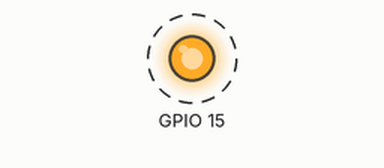
This program was run on a simulated Raspberry Pi (BCM pin numbers). Shown: output pins drawn as LEDs (lit = HIGH). Dashed ring = blinking. What the program prints to the terminal is not drawn. At 2.0 s the program stops and its outputs stay as they are.

Above: at 0.2 s.
Timing chart, 0 to 3.0 s (numbered marks = the images above):
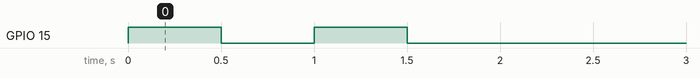

Measured:
- by itself, GPIO 15: alternates HIGH for 0.50 s and LOW for 0.50 s, 4 changes in all, then stays LOW

The program:

blink_slow.py
```python
import RPi.GPIO as GPIO
import time
GPIO.setmode(GPIO.BCM)
GPIO.setwarnings(False)
GPIO.setup(15,GPIO.OUT)
for i in range(0,2):
	print "LED on"
	GPIO.output(15,GPIO.HIGH)
	time.sleep(0.5)
	print "LED off"
	GPIO.output(15,GPIO.LOW)
	time.sleep(0.5)
```
